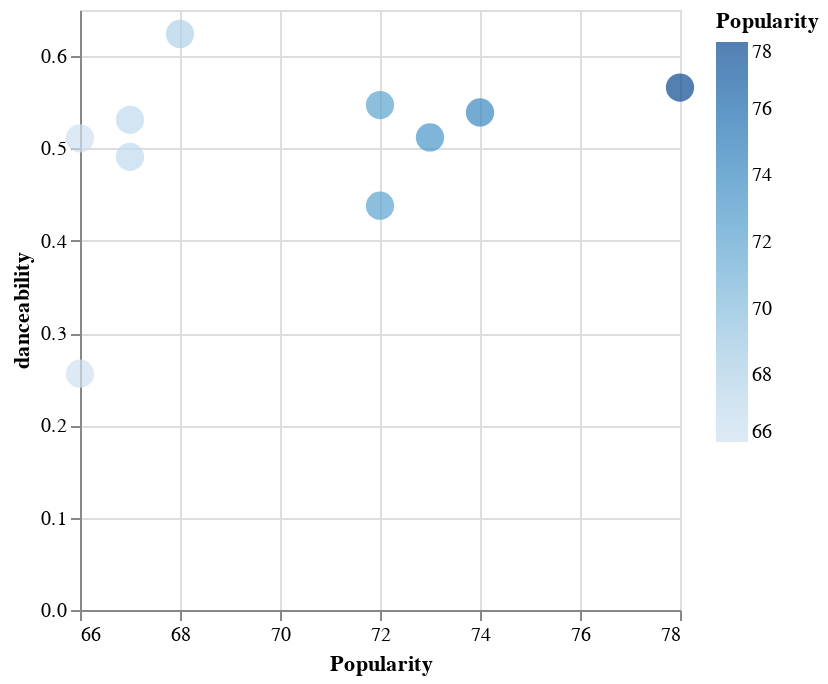

The code cell stored with this chart in its notebook:
### Code cell
alt.Chart(df_plot).mark_circle().encode(
alt.X('Popularity', scale=alt.Scale(zero=False)), y=f'{feature_name}', color=alt.Color('Popularity', scale=alt.Scale(zero=False)), 
size=alt.value(200), tooltip=['Popularity', f'{feature_name}', 'Song Name', 'Album Name'])

### Figure 1 — Vega-Lite specification as saved in the notebook (floating-point values rounded to 4 significant figures)
{"config": {"view": {"continuousWidth": 300, "continuousHeight": 300}}, "data": {"name": "data-6bcd0263db34dd048514555131da63d9"}, "mark": {"type": "circle"}, "encoding": {"color": {"field": "Popularity", "scale": {"zero": false}, "type": "quantitative"}, "size": {"value": 200}, "tooltip": [{"field": "Popularity", "type": "quantitative"}, {"field": "danceability", "type": "quantitative"}, {"field": "Song Name", "type": "nominal"}, {"field": "Album Name", "type": "nominal"}], "x": {"field": "Popularity", "scale": {"zero": false}, "type": "quantitative"}, "y": {"field": "danceability", "type": "quantitative"}}, "$schema": "https://vega.github.io/schema/vega-lite/v5.14.1.json", "datasets": {"data-6bcd0263db34dd048514555131da63d9": [{"Artist": "Metallica", "Album Name": "Fade To Black (Remastered)", "Song Name": "Enter Sandman (Remastered)", "Release Date": "1991-08-12", "Popularity": 78, "danceability": 0.566}, {"Artist": "Metallica", "Album Name": "Fade To Black (Remastered)", "Song Name": "Master of Puppets (Remastered)", "Release Date": "1986-03-03", "Popularity": 74, "danceability": 0.539}, {"Artist": "Metallica", "Album Name": "Fade To Black (Remastered)", "Song Name": "For Whom The Bell Tolls (Remastered)", "Release Date": "1984-07-27", "Popularity": 73, "danceability": 0.512}, {"Artist": "Metallica", "Album Name": "Fade To Black (Remastered)", "Song Name": "Nothing Else Matters (Remastered)", "Release Date": "1991-08-12", "Popularity": 72, "danceability": 0.547}, {"Artist": "Metallica", "Album Name": "Fade To Black (Remastered)", "Song Name": "One (Remastered)", "Release Date": "1988-09-07", "Popularity": 72, "danceability": 0.438}, {"Artist": "Metallica", "Album Name": "Fade To Black (Remastered)", "Song Name": "Sad But True (Remastered)", "Release Date": "1991-08-12", "Popularity": 68, "danceability": 0.624}, {"Artist": "Metallica", "Album Name": "Fade To Black (Remastered)", "Song Name": "The Unforgiven (Remastered)", "Release Date": "1991-08-12", "Popularity": 67, "danceability": 0.531}, {"Artist": "Metallica", "Album Name": "Fade To Black (Remastered)", "Song Name": "Fuel", "Release Date": "1997-11-18", "Popularity": 67, "danceability": 0.491}, {"Artist": "Metallica", "Album Name": "Fade To Black (Remastered)", "Song Name": "Whiskey In The Jar", "Release Date": "1998-11-24", "Popularity": 66, "danceability": 0.511}, {"Artist": "Metallica", "Album Name": "Fade To Black (Remastered)", "Song Name": "Fade To Black (Remastered)", "Release Date": "1984-07-27", "Popularity": 66, "danceability": 0.256}]}}
